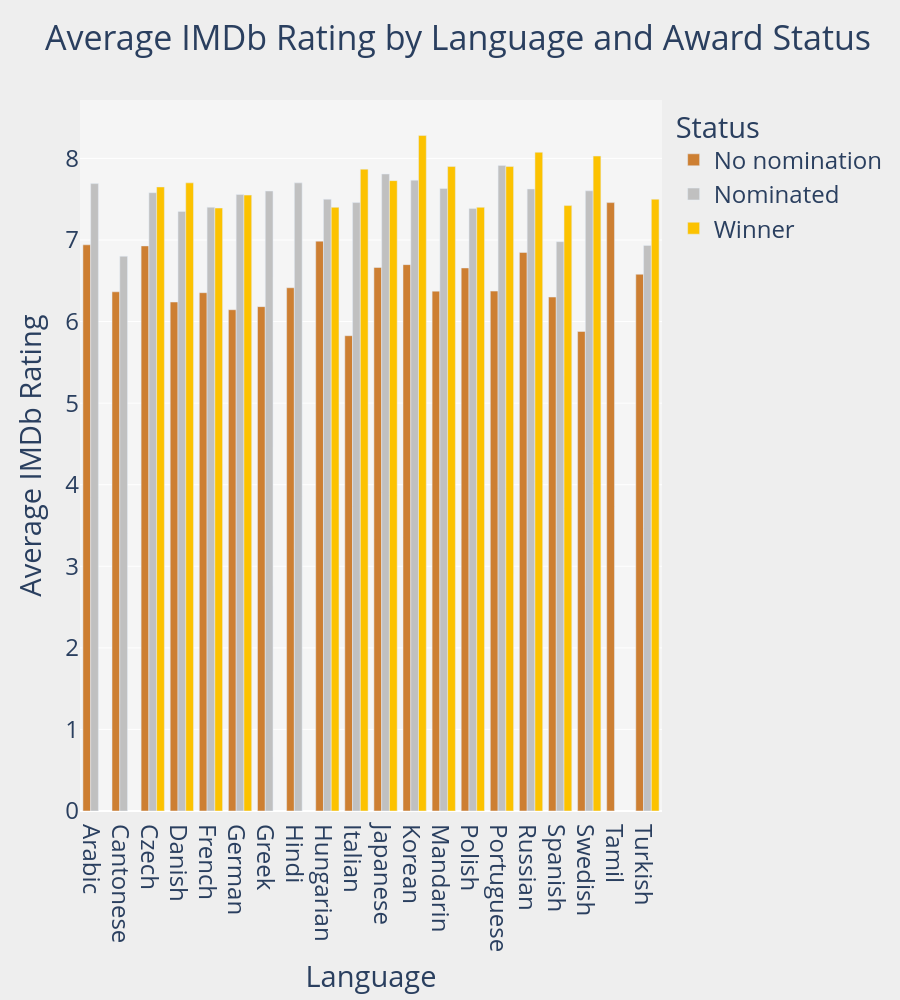
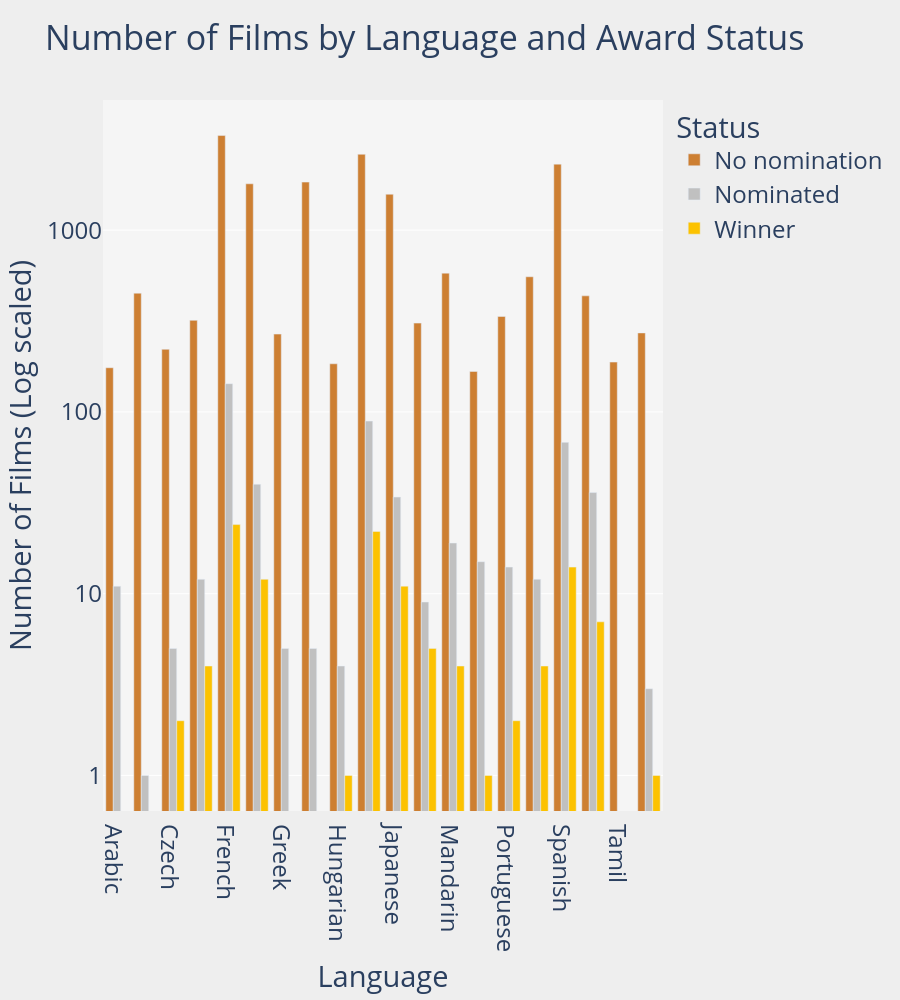
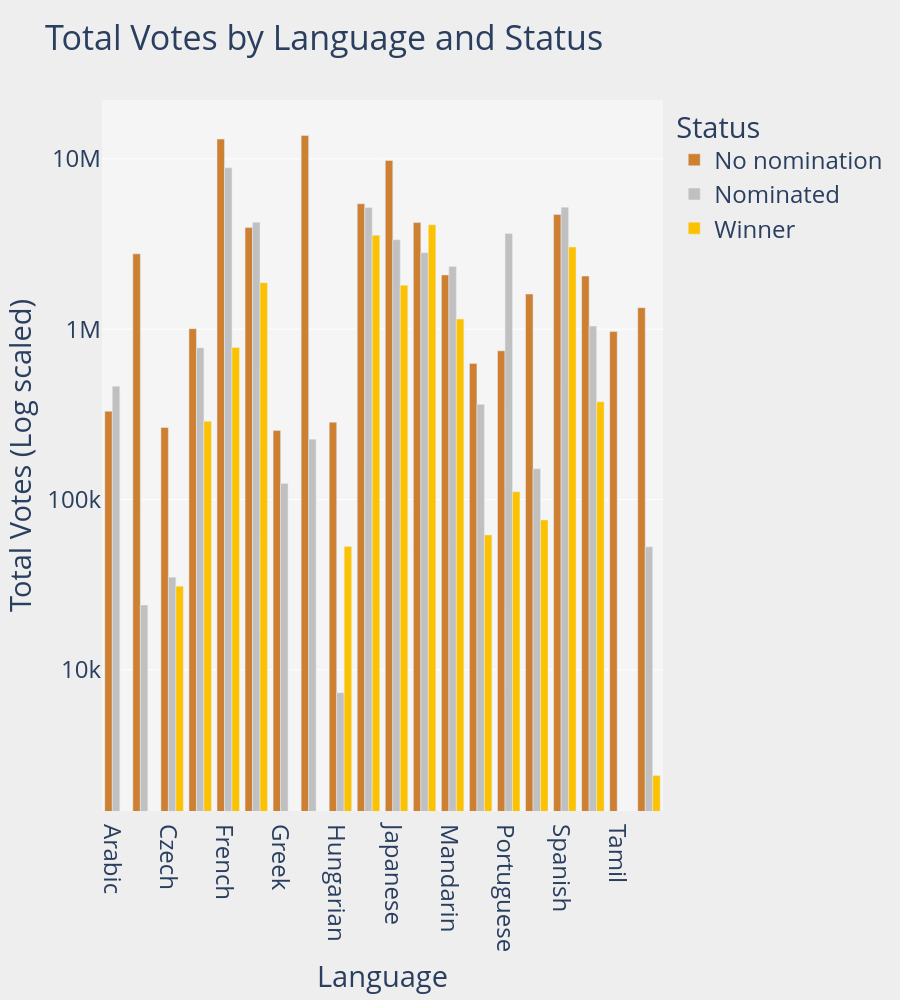

Notebook source saved alongside these figures, in order:
### Markdown cell above
### Display all charts

### Code cell
for fig in all_figs:
    fig.update_layout(height=1000, font=dict(size=24), legend=dict(font=dict(size=24)))
    fig.update_layout(
        paper_bgcolor='#eeeeee',
        plot_bgcolor='#f5f5f5',
    )

    fig.show(config={'displayModeBar': False})

### Figure 1 — Plotly figure (JSON) as saved in the notebook; plotly's stock layout.template omitted (floating-point values rounded to 4 significant figures)
{"data": [{"alignmentgroup": "True", "hovertemplate": "%{y:.1f}<extra></extra>", "legendgroup": "No nomination", "marker": {"color": "#cd7f32", "pattern": {"shape": ""}}, "name": "No nomination", "offsetgroup": "No nomination", "orientation": "v", "showlegend": true, "textposition": "auto", "type": "bar", "x": ["Arabic", "Cantonese", "Czech", "Danish", "French", "German", "Greek", "Hindi", "Hungarian", "Italian", "Japanese", "Korean", "Mandarin", "Polish", "Portuguese", "Russian", "Spanish", "Swedish", "Tamil", "Turkish"], "xaxis": "x", "y": [6.941, 6.365, 6.927, 6.239, 6.354, 6.145, 6.183, 6.414, 6.985, 5.826, 6.663, 6.698, 6.373, 6.657, 6.373, 6.847, 6.3, 5.878, 7.458, 6.579], "yaxis": "y"}, {"alignmentgroup": "True", "hovertemplate": "%{y:.1f}<extra></extra>", "legendgroup": "Nominated", "marker": {"color": "#c0c0c0", "pattern": {"shape": ""}}, "name": "Nominated", "offsetgroup": "Nominated", "orientation": "v", "showlegend": true, "textposition": "auto", "type": "bar", "x": ["Arabic", "Cantonese", "Czech", "Danish", "French", "German", "Greek", "Hindi", "Hungarian", "Italian", "Japanese", "Korean", "Mandarin", "Polish", "Portuguese", "Russian", "Spanish", "Swedish", "Turkish"], "xaxis": "x", "y": [7.691, 6.8, 7.58, 7.35, 7.401, 7.558, 7.6, 7.7, 7.5, 7.458, 7.809, 7.733, 7.632, 7.387, 7.914, 7.625, 6.979, 7.603, 6.933], "yaxis": "y"}, {"alignmentgroup": "True", "hovertemplate": "%{y:.1f}<extra></extra>", "legendgroup": "Winner", "marker": {"color": "#fcc200", "pattern": {"shape": ""}}, "name": "Winner", "offsetgroup": "Winner", "orientation": "v", "showlegend": true, "textposition": "auto", "type": "bar", "x": ["Czech", "Danish", "French", "German", "Hungarian", "Italian", "Japanese", "Korean", "Mandarin", "Polish", "Portuguese", "Russian", "Spanish", "Swedish", "Turkish"], "xaxis": "x", "y": [7.65, 7.7, 7.392, 7.55, 7.4, 7.868, 7.727, 8.28, 7.9, 7.4, 7.9, 8.075, 7.421, 8.029, 7.5], "yaxis": "y"}], "layout": {"barmode": "group", "font": {"size": 24}, "height": 1000, "legend": {"font": {"size": 24}, "title": {"text": "Status"}, "tracegroupgap": 0}, "paper_bgcolor": "#eeeeee", "plot_bgcolor": "#f5f5f5", "title": {"text": "Average IMDb Rating by Language and Award Status"}, "xaxis": {"anchor": "y", "domain": [0, 1], "title": {"text": "Language"}}, "yaxis": {"anchor": "x", "domain": [0, 1], "title": {"text": "Average IMDb Rating"}}}}

### Figure 2 — Plotly figure (JSON) as saved in the notebook; plotly's stock layout.template omitted (floating-point values rounded to 4 significant figures)
{"data": [{"alignmentgroup": "True", "hovertemplate": "%{y:,d}<extra></extra>", "legendgroup": "No nomination", "marker": {"color": "#cd7f32", "pattern": {"shape": ""}}, "name": "No nomination", "offsetgroup": "No nomination", "orientation": "v", "showlegend": true, "textposition": "auto", "type": "bar", "x": ["Arabic", "Cantonese", "Czech", "Danish", "French", "German", "Greek", "Hindi", "Hungarian", "Italian", "Japanese", "Korean", "Mandarin", "Polish", "Portuguese", "Russian", "Spanish", "Swedish", "Tamil", "Turkish"], "xaxis": "x", "y": [175, 450, 221, 319, 3315, 1799, 268, 1838, 184, 2614, 1576, 308, 580, 167, 335, 554, 2308, 435, 188, 272], "yaxis": "y"}, {"alignmentgroup": "True", "hovertemplate": "%{y:,d}<extra></extra>", "legendgroup": "Nominated", "marker": {"color": "#c0c0c0", "pattern": {"shape": ""}}, "name": "Nominated", "offsetgroup": "Nominated", "orientation": "v", "showlegend": true, "textposition": "auto", "type": "bar", "x": ["Arabic", "Cantonese", "Czech", "Danish", "French", "German", "Greek", "Hindi", "Hungarian", "Italian", "Japanese", "Korean", "Mandarin", "Polish", "Portuguese", "Russian", "Spanish", "Swedish", "Turkish"], "xaxis": "x", "y": [11, 1, 5, 12, 143, 40, 5, 5, 4, 89, 34, 9, 19, 15, 14, 12, 68, 36, 3], "yaxis": "y"}, {"alignmentgroup": "True", "hovertemplate": "%{y:,d}<extra></extra>", "legendgroup": "Winner", "marker": {"color": "#fcc200", "pattern": {"shape": ""}}, "name": "Winner", "offsetgroup": "Winner", "orientation": "v", "showlegend": true, "textposition": "auto", "type": "bar", "x": ["Czech", "Danish", "French", "German", "Hungarian", "Italian", "Japanese", "Korean", "Mandarin", "Polish", "Portuguese", "Russian", "Spanish", "Swedish", "Turkish"], "xaxis": "x", "y": [2, 4, 24, 12, 1, 22, 11, 5, 4, 1, 2, 4, 14, 7, 1], "yaxis": "y"}], "layout": {"barmode": "group", "font": {"size": 24}, "height": 1000, "legend": {"font": {"size": 24}, "title": {"text": "Status"}, "tracegroupgap": 0}, "paper_bgcolor": "#eeeeee", "plot_bgcolor": "#f5f5f5", "title": {"text": "Number of Films by Language and Award Status"}, "xaxis": {"anchor": "y", "domain": [0, 1], "title": {"text": "Language"}}, "yaxis": {"anchor": "x", "domain": [0, 1], "dtick": 1, "title": {"text": "Number of Films (Log scaled)"}, "type": "log"}}}

### Figure 3 — Plotly figure (JSON) as saved in the notebook; plotly's stock layout.template omitted (floating-point values rounded to 4 significant figures)
{"data": [{"alignmentgroup": "True", "hovertemplate": "%{y:,d}<extra></extra>", "legendgroup": "No nomination", "marker": {"color": "#cd7f32", "pattern": {"shape": ""}}, "name": "No nomination", "offsetgroup": "No nomination", "orientation": "v", "showlegend": true, "textposition": "auto", "type": "bar", "x": ["Arabic", "Cantonese", "Czech", "Danish", "French", "German", "Greek", "Hindi", "Hungarian", "Italian", "Japanese", "Korean", "Mandarin", "Polish", "Portuguese", "Russian", "Spanish", "Swedish", "Tamil", "Turkish"], "xaxis": "x", "y": [329814, 2767840, 264753, 1007264, 13060855, 3948897, 254422, 13700551, 284346, 5445345, 9777397, 4222718, 2080990, 629841, 746464, 1606875, 4720346, 2051865, 967849, 1337769], "yaxis": "y"}, {"alignmentgroup": "True", "hovertemplate": "%{y:,d}<extra></extra>", "legendgroup": "Nominated", "marker": {"color": "#c0c0c0", "pattern": {"shape": ""}}, "name": "Nominated", "offsetgroup": "Nominated", "orientation": "v", "showlegend": true, "textposition": "auto", "type": "bar", "x": ["Arabic", "Cantonese", "Czech", "Danish", "French", "German", "Greek", "Hindi", "Hungarian", "Italian", "Japanese", "Korean", "Mandarin", "Polish", "Portuguese", "Russian", "Spanish", "Swedish", "Turkish"], "xaxis": "x", "y": [462200, 24000, 35000, 777365, 8857812, 4238337, 124400, 226000, 7342, 5184344, 3349620, 2813000, 2331500, 362204, 3646800, 151744, 5199760, 1042320, 52800], "yaxis": "y"}, {"alignmentgroup": "True", "hovertemplate": "%{y:,d}<extra></extra>", "legendgroup": "Winner", "marker": {"color": "#fcc200", "pattern": {"shape": ""}}, "name": "Winner", "offsetgroup": "Winner", "orientation": "v", "showlegend": true, "textposition": "auto", "type": "bar", "x": ["Czech", "Danish", "French", "German", "Hungarian", "Italian", "Japanese", "Korean", "Mandarin", "Polish", "Portuguese", "Russian", "Spanish", "Swedish", "Turkish"], "xaxis": "x", "y": [31000, 288000, 780991, 1875434, 53000, 3556800, 1811900, 4103000, 1148000, 62000, 111000, 75900, 3039700, 375000, 2400], "yaxis": "y"}], "layout": {"barmode": "group", "font": {"size": 24}, "height": 1000, "legend": {"font": {"size": 24}, "title": {"text": "Status"}, "tracegroupgap": 0}, "paper_bgcolor": "#eeeeee", "plot_bgcolor": "#f5f5f5", "title": {"text": "Total Votes by Language and Status"}, "xaxis": {"anchor": "y", "domain": [0, 1], "title": {"text": "Language"}}, "yaxis": {"anchor": "x", "domain": [0, 1], "dtick": 1, "title": {"text": "Total Votes (Log scaled)"}, "type": "log"}}}
